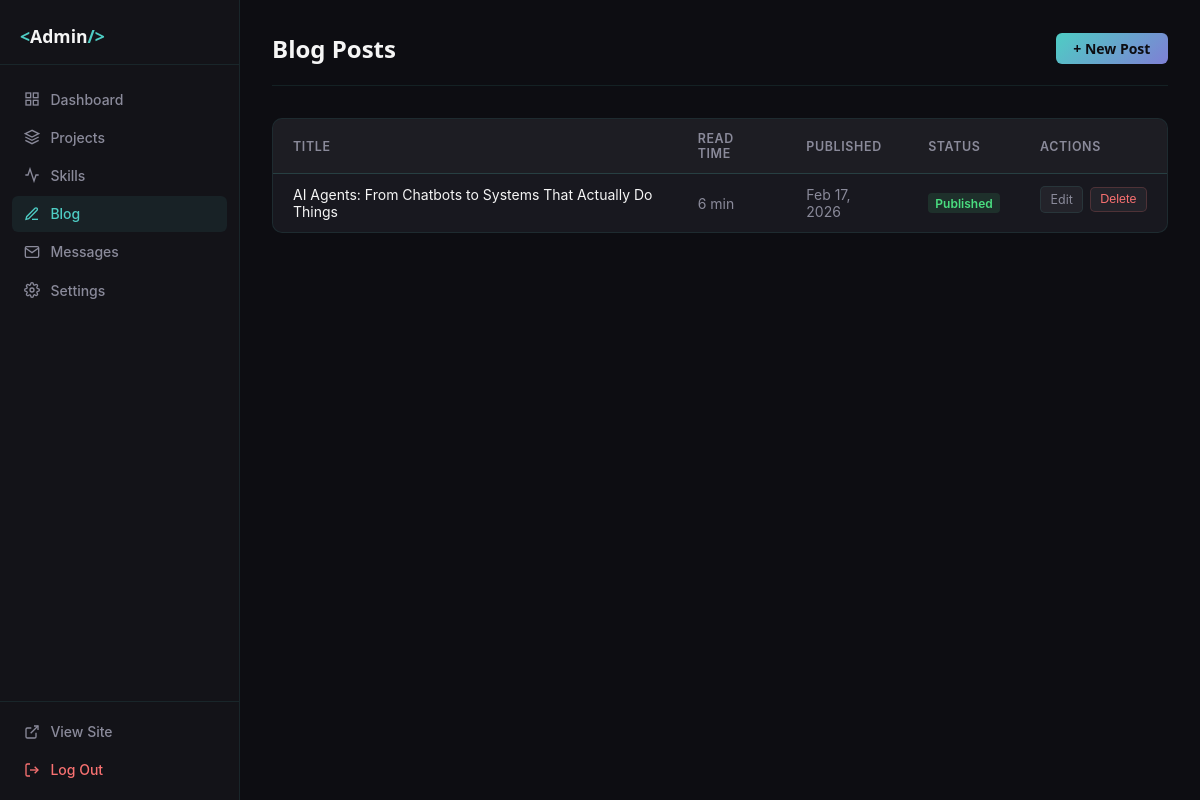
Screenshot of /admin/blog.php (signed in) with the database file from the repository.
### tables this page shows
CREATE TABLE blog_posts (
    id             INT UNSIGNED AUTO_INCREMENT PRIMARY KEY,
    title          VARCHAR(300)  NOT NULL,
    slug           VARCHAR(300)  NOT NULL,
    excerpt        VARCHAR(600),
    body           LONGTEXT,
    featured_image VARCHAR(255),
    read_time      TINYINT UNSIGNED DEFAULT 5,
    tags           VARCHAR(500),
    status         ENUM('published','draft') NOT NULL DEFAULT 'draft',
    published_at   DATETIME,
    created_at     TIMESTAMP     DEFAULT CURRENT_TIMESTAMP,
    updated_at     TIMESTAMP     DEFAULT CURRENT_TIMESTAMP ON UPDATE CURRENT_TIMESTAMP,
    UNIQUE KEY uq_blog_slug (slug)
);

### includes/functions.php (called while the page is built, shortened)
<?php
function format_date(string $dateStr, string $format = 'M j, Y'): string
{
    try {
        $dt = new DateTime($dateStr);
        return $dt->format($format);
    } catch (Exception) {
        return $dateStr;
    }
}

### admin/blog.php (the view, shortened to what this page needs)
<?php
$pdo = DB::getConnection();
$posts = $pdo->query(
    'SELECT id, title, status, published_at, read_time FROM blog_posts ORDER BY created_at DESC'
)->fetchAll();
require_once __DIR__ . '/includes/header.php';
?>
<div class="admin-page-header">
    <h1>Blog Posts</h1>
    <a href="<?= BASE_URL ?>/admin/blog-edit.php" class="btn-admin-primary">+ New Post</a>
</div>
<?php if ($posts): ?>
<div class="admin-card">
    <table class="admin-table">
        <thead>
            <tr>
                <th>Title</th>
                <th>Read Time</th>
                <th>Published</th>
                <th>Status</th>
                <th>Actions</th>
            </tr>
        </thead>
        <tbody>
            <?php foreach ($posts as $post): ?>
            <tr>
                <td><?= htmlspecialchars($post['title']) ?></td>
                <td class="text-muted"><?= (int)$post['read_time'] ?> min</td>
                <td class="text-muted">
                    <?= $post['published_at'] ? format_date($post['published_at'], 'M j, Y') : '—' ?>
                </td>
                <td>
                    <span class="status-badge status-badge--<?= htmlspecialchars($post['status']) ?>">
                        <?= ucfirst($post['status']) ?>
                    </span>
                </td>
                <td class="admin-actions">
                    <a href="<?= BASE_URL ?>/admin/blog-edit.php?id=<?= $post['id'] ?>" class="btn-admin-sm">Edit</a>
                    <form method="POST" style="display:inline;">
                        <button type="submit" class="btn-admin-sm btn-admin-danger btn-delete">Delete</button>
                    </form>
                </td>
            </tr>
            <?php endforeach; ?>
        </tbody>
    </table>
</div>
<?php else: ?>
<div class="admin-card">
    <p class="admin-empty">No posts yet. <a href="<?= BASE_URL ?>/admin/blog-edit.php">Write your first post</a>.</p>
</div>
<?php endif; ?>
<?php require_once __DIR__ . '/includes/footer.php'; ?>

### assets/css/admin.css (style rules this page uses)
:root { --adm-bg: #0d0d12; --adm-surface: #131318; --adm-card: #18181f; --adm-border: rgba(78, 205, 196, 0.1); --adm-border-h: rgba(78, 205, 196, 0.28); --adm-cyan: #4ecdc4; --adm-violet: #7f7fd5; --adm-text: #f5f5f5; --adm-muted: #8a8a9a; --adm-danger: #f87171; --adm-success: #4ade80; --adm-warning: #fbbf24; --adm-sidebar-w: 240px; --ff-h: 'Space Grotesk', system-ui, sans-serif; --ff-b: 'Inter', system-ui, sans-serif; --mono: 'JetBrains Mono', monospace; }
*, *::before, *::after { box-sizing: border-box; margin: 0; padding: 0; }
body { font-family: var(--ff-b); font-size: 0.9rem; color: var(--adm-text); background: var(--adm-bg); }
a { color: var(--adm-cyan); text-decoration: none; }
.admin-body { display: grid; grid-template-columns: var(--adm-sidebar-w) 1fr; min-height: 100vh; }
.admin-page-header { display: flex; align-items: center; justify-content: space-between; margin-bottom: 2rem; padding-bottom: 1.25rem; border-bottom: 1px solid var(--adm-border); }
.admin-page-header h1 { font-family: var(--ff-h); font-size: 1.5rem; font-weight: 700; }
.admin-card { background: var(--adm-card); border: 1px solid var(--adm-border); border-radius: 10px; overflow: hidden; margin-bottom: 1.5rem; }
.admin-table { width: 100%; border-collapse: collapse; font-size: 0.875rem; }
.admin-table th, .admin-table td { padding: 0.75rem 1.25rem; text-align: left; border-bottom: 1px solid var(--adm-border); }
.admin-table th { font-size: 0.78rem; font-weight: 600; color: var(--adm-muted); text-transform: uppercase; letter-spacing: 0.05em; background: rgba(255,255,255,0.02); }
.admin-table tr:last-child td { border-bottom: none; }
.text-muted { color: var(--adm-muted); }
.status-badge { display: inline-block; padding: 0.2em 0.6em; border-radius: 4px; font-size: 0.75rem; font-weight: 600; text-transform: capitalize; }
.status-badge--published { background: rgba(74,222,128,0.12); color: var(--adm-success); }
.admin-actions { display: flex; gap: 0.4rem; align-items: center; }
.btn-admin-primary { display: inline-flex; align-items: center; gap: 0.4rem; padding: 0.55rem 1.1rem; background: linear-gradient(135deg, var(--adm-cyan), var(--adm-violet)); color: #0d0d12; border: none; border-radius: 6px; font-family: var(--ff-h); font-size: 0.875rem; font-weight: 600; cursor: pointer; text-decoration: none; line-height: 1; transition: opacity 150ms, transform 150ms; }
.btn-admin-sm { display: inline-flex; align-items: center; padding: 0.3rem 0.6rem; background: rgba(255,255,255,0.05); color: var(--adm-muted); border: 1px solid var(--adm-border); border-radius: 5px; font-size: 0.78rem; cursor: pointer; text-decoration: none; transition: all 150ms; }
.btn-admin-danger { color: var(--adm-danger) !important; border-color: rgba(248,113,113,0.2) !important; }

### rows the page displays
blog_posts: title "AI Agents: From Chatbots to Systems That Actually Do Things", read_time "6", published_at "Feb 17, 2026", status "Published"
